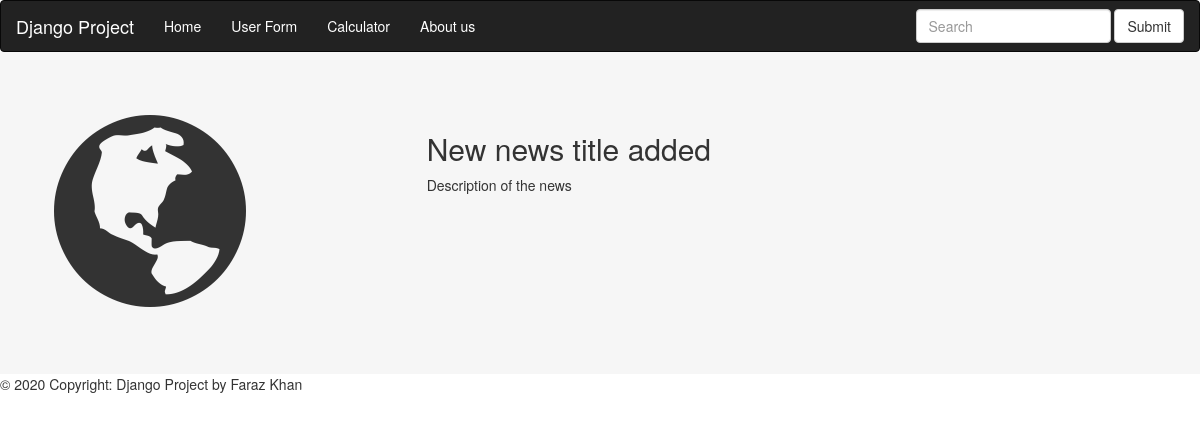
/newsdetail/3, run on an earlier commit of the app's database.
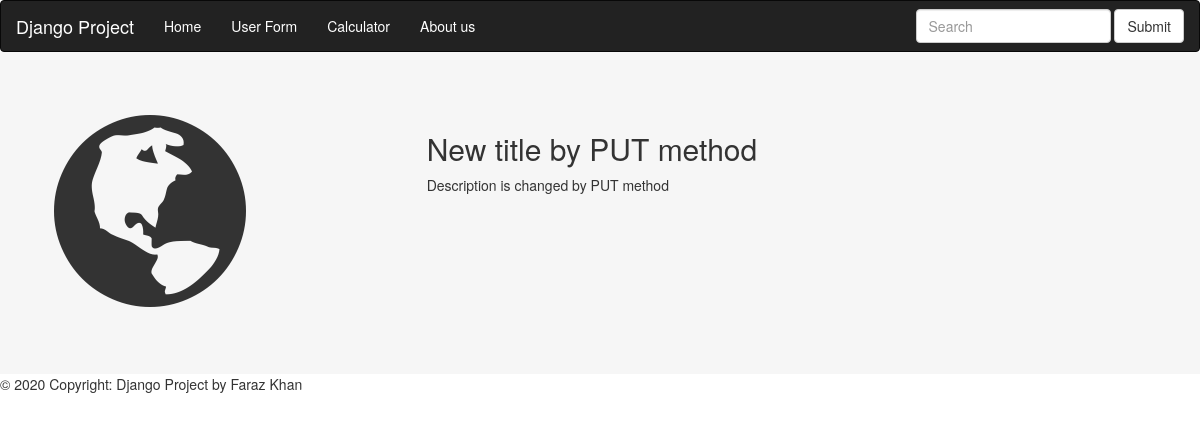
And on a later commit of the database.
### news/models.py (models this page shows)
class News(models.Model):
    news_title = models.CharField(max_length=100)
    news_des = HTMLField()

### mysite/views.py (the view)
# urls.py: path('newsdetail/<newsid>', views.detailPage, name='detailPage'),
def detailPage(request, newsid):
    newsdetails = News.objects.get(id = newsid)
    data = {
        'newsdetail': newsdetails
    }
    return render(request, 'newsdetail.html', data)

### templates/newsdetail.html (shortened to what this page needs)
{%extends 'base.html' %}
{%block content%}
<div class="container-fluids bg-greyy">
  <div class="row">
    <div class="col-sm-4">
      <span class="glyphicon glyphicon-globe logoo"></span>
    </div>
    <div class="col-sm-8">
      <h2>{{newsdetail.news_title}}</h2>
      <p> {{newsdetail.news_des | safe}} </p>
    </div>
  </div>
</div>
{% endblock content %}

What changed in the data, as far as the page shows it:
changed News: news_title "New news title added" → "New title by PUT method"; news_des "Description of the news" → "Description is changed by PUT method"
